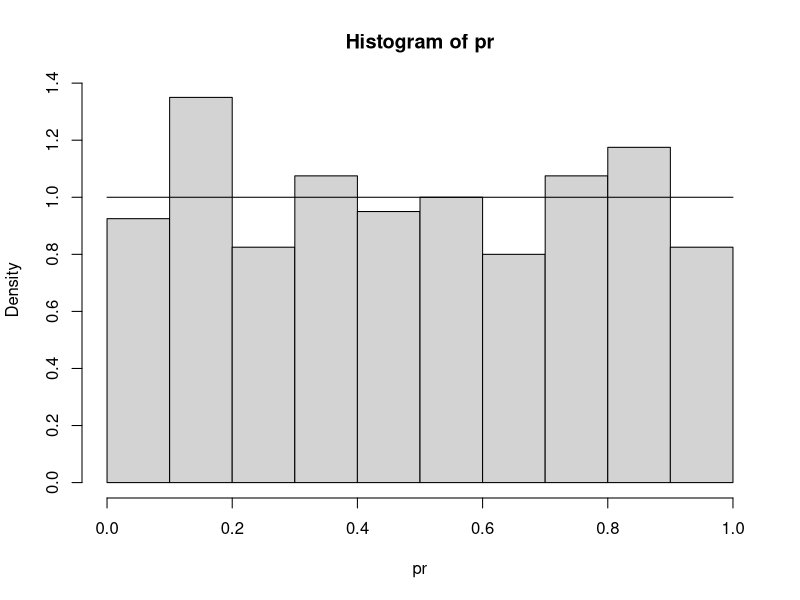
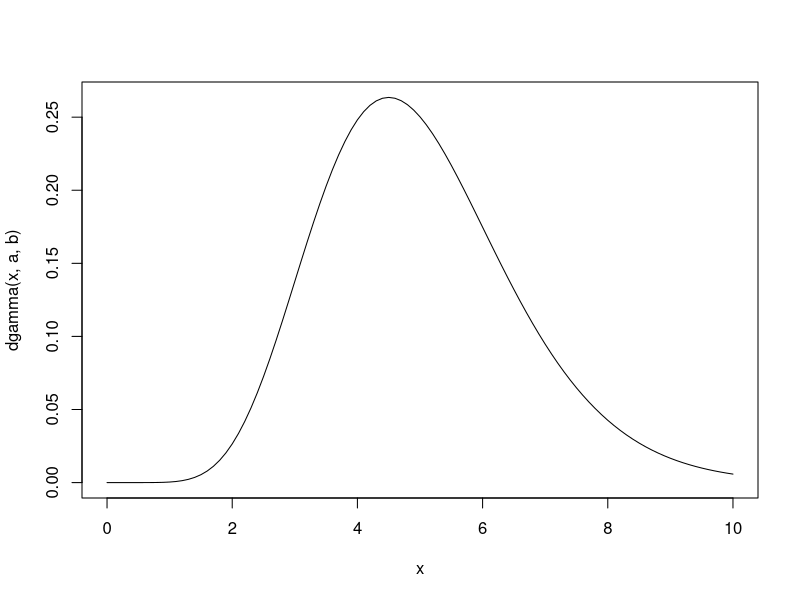
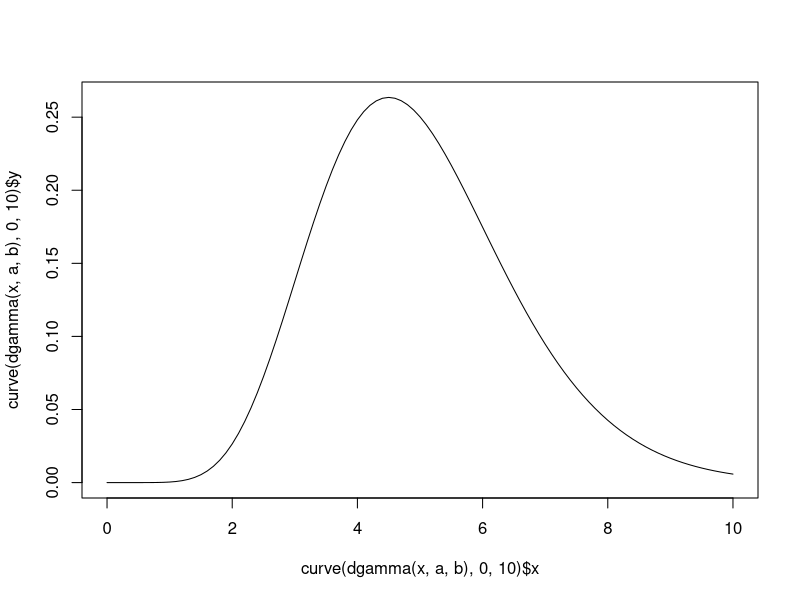
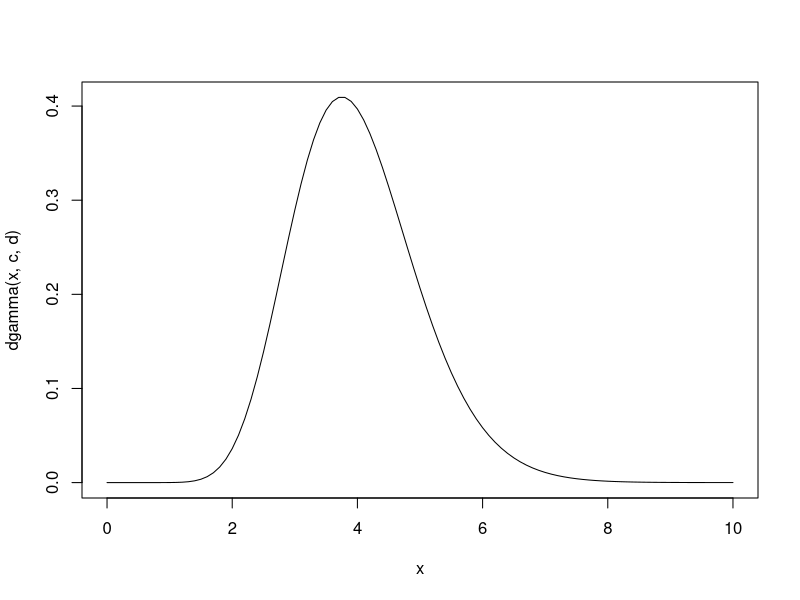
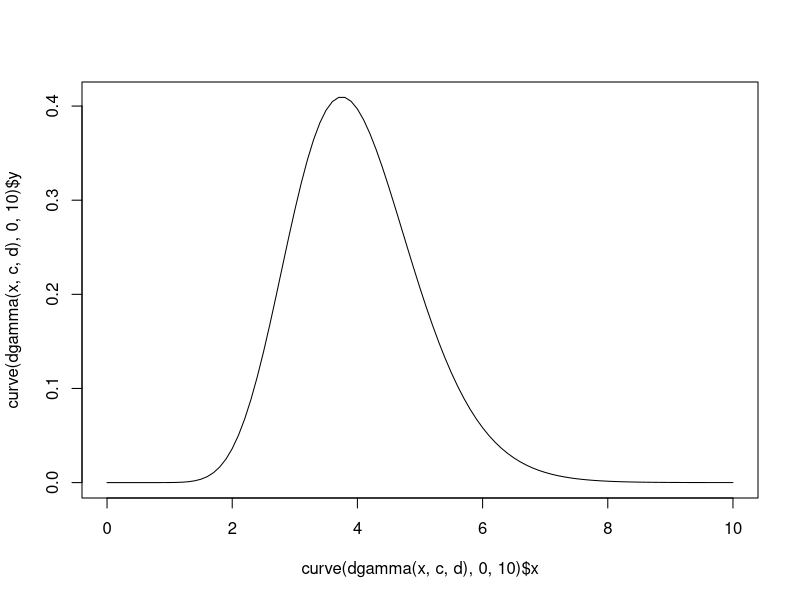

Here is the R script that generated these plots, in order: (Note: this script raises an error after producing the figures.)
# Simulate data for Bayesian analysis
 library(data.table)
 
 # Hierarchical model:
 #  x_i ~ Bernoulli(p_k)
 #  p_k ~ Beta(alpha, beta)
 #  alpha ~ Gamma(a, b)
 #  beta ~ Gamma(c, d)
 
 n <- 1e6
 K <- 4e2
 truea <- 1
 trueb <- 1
 pr <- rbeta(K, truea, trueb)
 hist(pr, freq = F, xlim = 0:1)
 curve(dbeta(x, truea, trueb), 0, 1, add = T)
 grp <- rep(1:K, each = n/K)
 resp <- rbinom(n, 1, pr[grp])
 
 # Explore how the strength of a prior
 a <- 10
 b <- 2
 c <- 16
 d <- 4
 plot(curve(dgamma(x, a, b), 0, 10), type = "l")
 plot(curve(dgamma(x, c, d), 0, 10), type = "l")
 
 N <- 4e3
 burnin <- 5e2
 alpha <- beta <- numeric(N+burnin)
 p <- matrix(0, nrow = N+burnin, ncol = K)
 p[1,] <- .5
 alpha[1] <- a/b
 beta[1] <- c/d
 ns <- tapply(resp, grp, length)
 sums <- tapply(resp, grp, sum)
 for (i in 2:(burnin + N)) {
   cat("\rIteration: ", i)
   p[i, ] <- rbeta(K, alpha[i-1] + sums, beta[i-1] + ns - sums)
   lpdf_alpha <- function(x) (a-1)*log(x) - x/b + (x-1)*sum(log(p[i,])) + K*(lgamma(x + beta[i-1]) - lgamma(x))
   lpdf_beta  <- function(x) (c-1)*log(x) - x/d + (x-1)*sum(log(1-p[i,])) + K*(lgamma(x + alpha[i]) - lgamma(x))
   #alpha[i] <- mh_norm(lpdf = lpdf_alpha, alpha[i-1], sig = 1)
   #beta[i]  <- mh_norm(lpdf = lpdf_beta, beta[i-1], sig = 1)
   alpha[i] <- mh_gamma(lpdf = lpdf_alpha, alpha[i-1], sig = 1)  # This works much better than using a normal candidate
   beta[i]  <- mh_gamma(lpdf = lpdf_beta, beta[i-1], sig = 1)
 }
 # Combine results
 results <- data.table(Burned = rep(1:0, times = c(burnin, N)), alpha, beta, p)
 # Calculate acceptance rates
 1 - mean(diff(alpha[burnin:N]) == 0); 1 - mean(diff(beta[burnin:N]) == 0)
 # Trace plots
 plot(alpha[1:2e3], type = "l")
 plot(beta[1:2e3], type = "l")
 plot(alpha[1:2e3], beta[1:2e3], type = "l")
 
 # Posterior distributions for alpha and beta
 hist(alpha[burnin:N])
 hist(beta[burnin:N])
 # Posterior distribution of probabilities
 hist(pr, freq = F, xlab = paste0("Posterior: Beta(", round(mean(alpha), 1), ", ", round(mean(beta), 1), ")"), main = "Posterior Beta")
 curve(dbeta(x, truea, trueb), 0, 1, type = "l", lty = 2, add = T)
 curve(dbeta(x, mean(alpha), mean(beta)), 0, 1, type = "l", add = T)
 curve(dbeta(x, 5, 5), 0, 1, type = "l", lty=3, add = T)
 
 ###
 #  Functions
 ###
 
 # Metropolis-Hastings algorithm
 mh_gamma <- function(lpdf, currentval, sig = 10, n = 1, ...) {
   # Generate T new values, take the last one in the chain (to remove autocorrelation of draws)
   for (i in 1:n) {
     # Generate candidate
     candidate <- rgamma(1, sig, scale = currentval/sig)
     # Calculate ratio
     if(is.na(lpdf(candidate))) {
       accept = 0
     } else {
       lratio <- (lpdf(candidate) - lpdf(currentval)) - (dgamma(candidate, shape = sig, scale = currentval/sig, log = T) - 
                                                         dgamma(currentval, shape = sig, scale = candidate/sig, log = T))
       # Accept with probability = ratio
       if (exp(lratio) > runif(1)) {
         currentval = candidate
         accept = 1
       } else {
         accept = 0
       }
     }
   }
   list(currentval, accept)
   currentval
 }
 
 mh_norm <- function(lpdf, currentval, sig = 10, n = 1) {
   # Generate n new values, take the last one in the chain (to remove autocorrelation of draws)
   for (i in 1:n) {
     # Generate candidate
     candidate <- rnorm(1, mean = currentval, sd = sig)
     # Calculate ratio
     if(!is.na(lpdf(candidate))) {
       lratio <- lpdf(candidate) - lpdf(currentval) - 
                (dlnorm(candidate, mean = currentval, sd = sig) - dlnorm(currentval, mean = candidate, sd = sig))
       # Accept with probability = ratio
       if (runif(1) < exp(lratio))
         currentval = candidate
     }
   }
   currentval
 }
 
 
 
 
 
# End script
 